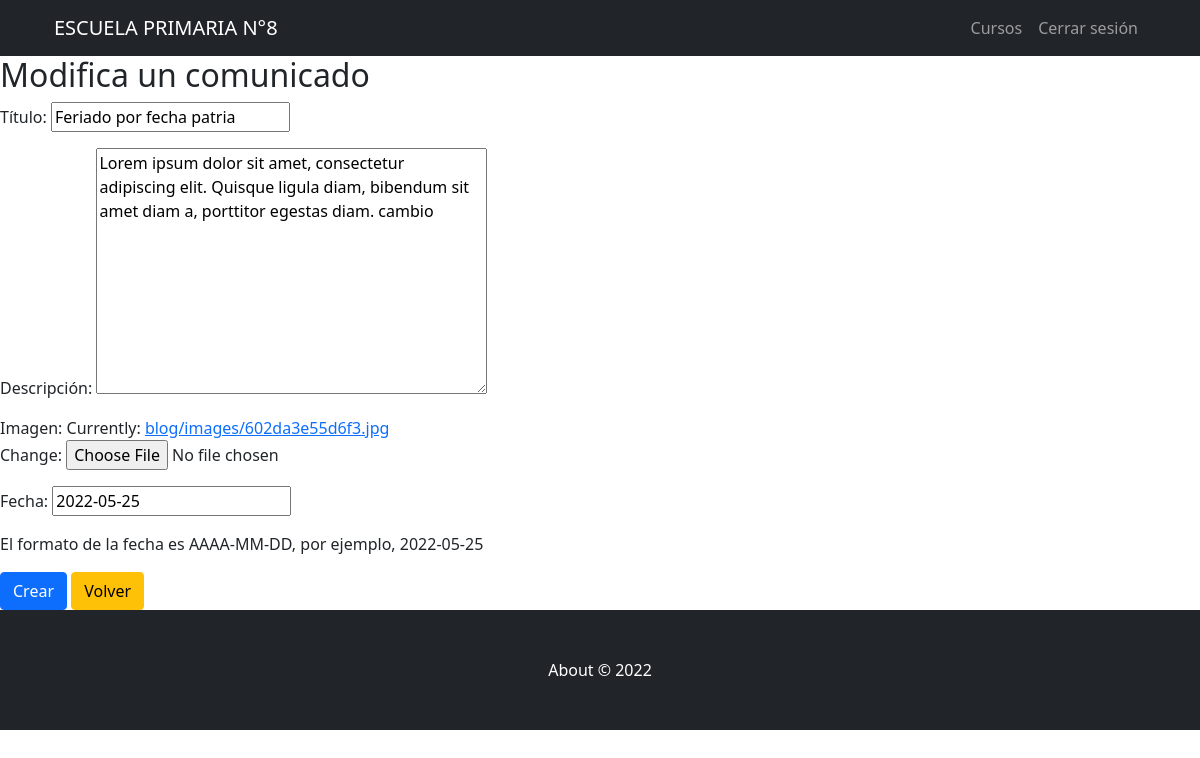
Screenshot of /Blog/post/editar/2 (signed in) with the database file from the repository.
### Blog/models.py (models this page shows)
class Post(models.Model):
    title = models.CharField(max_length=100)
    description = models.TextField()
    image = models.ImageField(upload_to='blog/images')
    date = models.DateField(datetime.date.today)

### Blog/views.py (the view)
# urls.py: path('post/editar/<pk>', views.update_post.as_view(), name='PostUpdate'),
@method_decorator(login_required(login_url='Login'), name='dispatch')
@method_decorator(personal_permitido(cargo_permitido=['Preceptor']), name='dispatch')
class update_post(UpdateView):
    model = Post
    template_name = 'update_post.html'
    success_url = '/AppZero/'
    fields = '__all__'

### Blog/templates/update_post.html
{% extends 'AppZero/padre.html' %}
{% load static %}
{% block contenidoAdicional %}
<h2>Modifica un comunicado</h2>
<div class="form-group">
<form method="POST" enctype="multipart/form-data"> {% csrf_token %}
    <p>Título: {{form.title}}</p>
    <p>Descripción: {{form.description}}</p>
    <p>Imagen: {{form.image}}</p>
    <p>Fecha: {{form.date}}</p>
    <p>El formato de la fecha es AAAA-MM-DD, por ejemplo, 2022-05-25</p>
    <input class='btn btn-primary' type="submit" value="Crear">
    <a class="btn btn-warning" href="{% url 'Inicio' %}">Volver</a>
</form>
</div>
{% endblock %}

### rows the page displays
Post: title "Feriado por fecha patria", description "Lorem ipsum dolor sit amet, consectetur adipiscing elit. Quisque ligula diam, bibendum sit amet diam a, porttitor egestas diam. cambio", date "2022-05-25"
